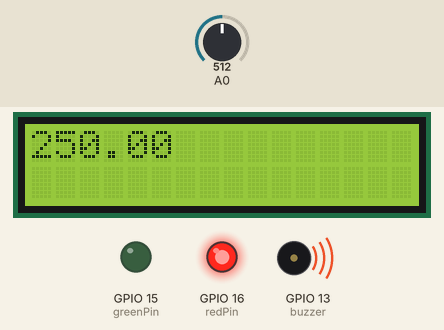
Recording of a sketch running on a simulated ESP8266 (NodeMCU). Shown: 16×2 character LCD, output pins drawn as LEDs (lit = HIGH), buzzer (waves = sounding, pin HIGH). Inputs (shaded band) come from the test bench; at power-on: A0 = 512. WiFi joins after 1.5 s; servers stay silent unless stated; uploads are accepted with an empty reply; what the sketch prints to the serial monitor is not drawn.

Above: at 1.2 s.
1.3 s: A0 set to 108
At 3.4 s:
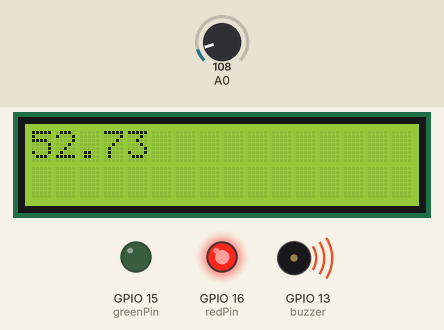
4.4 s: A0 set to 87
At 6.5 s:
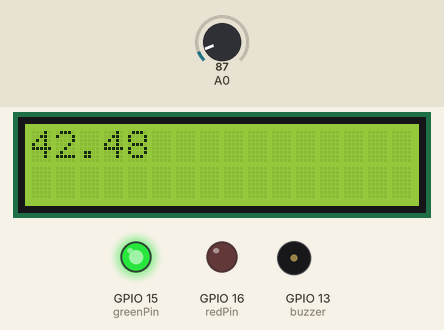
7.5 s: A0 set to 122
At 10.2 s:
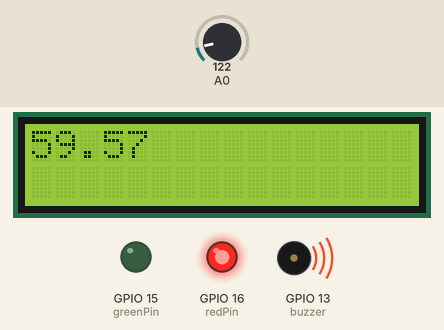
Timing chart, 0 to 11.7 s (numbered marks = the images above; inputs shaded):
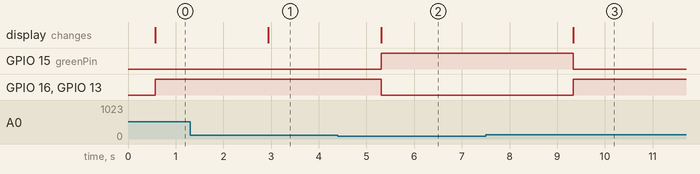

Measured:
- the behaviour switches between 97 and 96 on A0 (found by bisection; images 1 and 2)
- after the input at 1.3 s, the display: changes after 1.6 s (image 1)
- after the input at 4.4 s, GPIO 15 (greenPin): LOW → HIGH after 0.91 s; GPIO 16 (redPin), GPIO 13 (buzzer): HIGH → LOW after 0.91 s; the display: changes after 0.91 s (image 2)
- after the input at 7.5 s, GPIO 15 (greenPin): HIGH → LOW after 1.8 s; GPIO 16 (redPin), GPIO 13 (buzzer): LOW → HIGH after 1.8 s; the display: changes after 1.8 s (image 3)

The sketch:

blessing.ino
```cpp
#include <Wire.h>
#include <LiquidCrystal_I2C.h>
#include <ESP8266WiFi.h>
WiFiClient wifiClient;
int redPin = 16;
int greenPin = 15;
int buzzer = 13; // declare a variable buzzer and assign pin number 10 to it
LiquidCrystal_I2C lcd(0x27, 16, 2);
const char *host = "192.168.0.1";
void setup()
{
    WiFi.begin("dlink", "");
    // put your setup code here, to run once:
    Serial.begin(9600);
    pinMode(redPin, OUTPUT);
    pinMode(buzzer, OUTPUT);
    pinMode(greenPin, OUTPUT);
    lcd.init();
    // lcd.init();
    lcd.backlight();
}
void loop()
{
    // put your main code here, to run repeatedly:
    int rawData = analogRead(A0);
    float vcc = 5.0;
    float voltage = rawData * (vcc / 1024.0);
    float temperature = voltage * 100;
    Serial.print("Temperature: ");
    Serial.print(temperature);
    Serial.println(" *C");
    delay(500);
    lcd.clear();
    lcd.setCursor(0, 0);
    lcd.print(temperature);
    if (temperature >= 47)
    {
        digitalWrite(greenPin, LOW);
        digitalWrite(redPin, HIGH);
        digitalWrite(buzzer, HIGH); // turn the buzzer on (HIGH is the voltage level)
        delay(100);
        String mData = "";
        String device_name = "Front001-Device";
        mData = "device=" + device_name + "&temperature=" + (String)temperature;
        // uncomment this only if you're using Gaby's server
        //  sendData(80, "insecure.benax.rw", "/iot" , mData);
        // when using your own server use this and comment it when using Gaby's server
        String request = "POST /iot?device=" + device_name + "&temperature=" + (String)temperature + " HTTP/1.1";
        wifiClient.connect(host, 8000);
        wifiClient.println(request);
        wifiClient.println("Host: 192.168.0.1");
        wifiClient.println("User-Agent: ESP8266/1.0");
        wifiClient.println("C: ESP8266/1.0");
        wifiClient.println();
        Serial.println("Response: " + wifiClient.readStringUntil('\n'));
        delay(1000);
        // end
    }
    else
    {
        digitalWrite(greenPin, HIGH);
        digitalWrite(redPin, LOW);
        digitalWrite(buzzer, LOW); // turn the buzzer off by making the voltage LOW
        delay(1000);
    }
    delay(500);
}
void sendData(const int Port, const char *host, const char *filepath, String data)
{
    wifiClient.connect(host, Port);
    wifiClient.println("POST " + (String)filepath + data + " HTTP/1.1");
    wifiClient.println("Host: " + (String)host);
    wifiClient.println("User-Agent: ESP8266/1.0");
    wifiClient.print(data);
    Serial.println("Response: " + wifiClient.readStringUntil('\n'));
}
```
